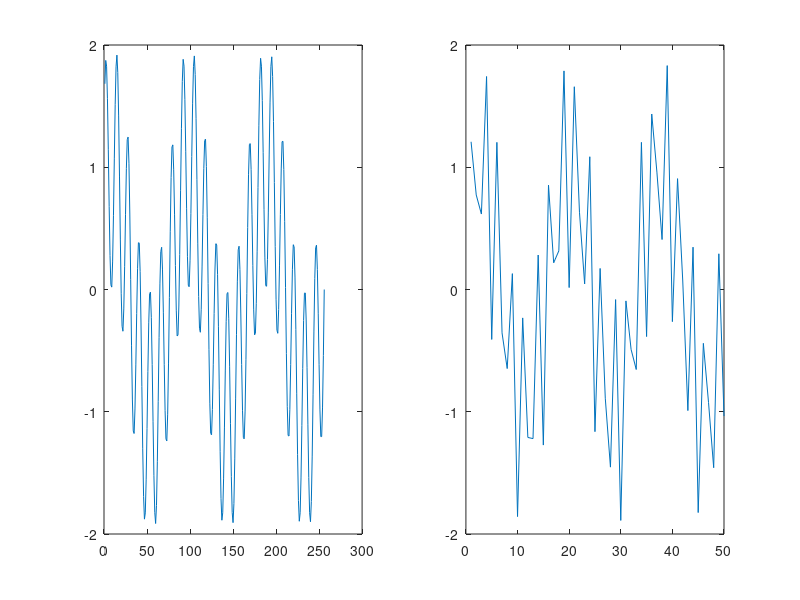

MATLAB code to generate this figure: (Note: this script raises an error after producing the figure.)
sig = sin(linspace(1, 3*2*pi , 256)) + sin(linspace(1, 20*2*pi , 256));

% low pass filter and downsampling
y  = resample(sig, 50, 256);

figure 
subplot(121)
plot(sig);
subplot(122)
plot(y)

% wavedec

% level = 3
% [lw, cutoff] = wavedec(y, 1, 'db4');
% cutoff = cumsum(cutoff);
level = 3;
[bands, energy] = find_all_subbands(y, level);
n = 2^level;
figure 
for i  = 1 : n
    index = 100 + n * 10 + i;
    subplot(index)
%     show_spectrum(bands(i, :), 25);
    % show_spectrum(lw(1: cutoff(1)), 25);
%     subplot(122)
%     show_spectrum(bands(2, :), 50);
end
energy